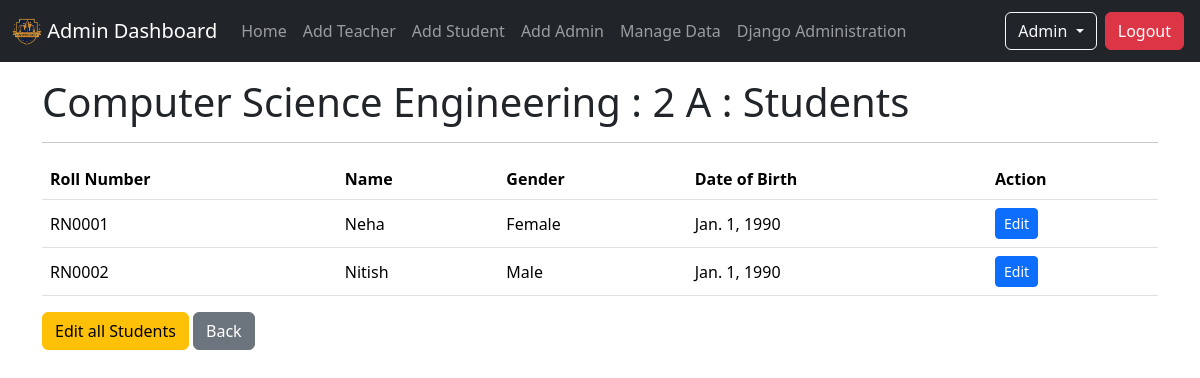
The page /admin_home/manage_data/class/detail/CSE2A (signed in) on the database its author committed.
### info/models.py (models this page shows, shortened)
class User(AbstractUser):
    is_student = models.BooleanField(default=False, verbose_name='Student Status')
    is_teacher = models.BooleanField(default=False, verbose_name='Teacher Status')
    is_hod = models.BooleanField(default=False, verbose_name='HOD Status')

class Class(models.Model):
    department = models.ForeignKey(Department, on_delete=models.CASCADE)
    id = models.CharField(max_length=50, primary_key=True)
    section = models.CharField(max_length=50)
    semester = models.IntegerField()
    class Meta:
        verbose_name_plural = 'Classes'
    def __str__(self):
        dept = Department.objects.get(name = self.department)
        return dept.name + ' : ' + str(self.semester) + ' ' + self.section

class Department(models.Model):
    id = models.CharField(max_length=50, primary_key=True)
    name = models.CharField(max_length=200)
    def __str__(self):
        return self.name

class Student(models.Model):
    user = models.OneToOneField(User, on_delete=models.CASCADE, null=True)
    class_id = models.ForeignKey(Class, on_delete=models.CASCADE, default='1')
    roll_number = models.CharField(max_length=50, primary_key=True)
    name = models.CharField(max_length=200)
    gender = models.CharField(max_length=50, choices=gender_choices, default='Male')
    date_of_birth = models.DateField(default='1990-21-10')

### info/views.py (the view)
# urls.py: path('admin_home/manage_data/class/detail/<str:pk>', views.ClassDetail.as_view(), name= 'class_detail'),
class ClassDetail(LoginRequiredMixin, DetailView):
    model = Class
    template_name = 'info/admin/class_detail.html'
    def get(self, request, *args, **kwargs):
        self.object = None
        if not request.user.is_superuser:
            return redirect('info:unauthorize_view')
        return super().get(request, *args, **kwargs)

### info/templates/info/admin/class_detail.html (shortened to what this page needs)
{% extends 'base_master.html' %}
{% block content %}
    <div class="container">
        <h1>{{class}} : Students</h1>
        <hr>
        <div class="table-responsive mt-3">
            <table class="table table-hover">
                <thead>
                    <tr>
                        <th scope="col">Roll Number</th>
                        <th scope="col">Name</th>
                        <th scope="col">Gender</th>
                        <th scope="col">Date of Birth</th>
                        <th scope="col">Action</th>
                    </tr>
                </thead>
                <tbody>
                    {% for student in class.student_set.all  %}
                    <tr>
                        <td class="align-middle">{{student.roll_number}}</td>
                        <td class="align-middle">{{student.name}}</td>
                        <td class="align-middle">{{student.gender}}</td>
                        <td class="align-middle">{{student.date_of_birth}}</td>
                        <td>
                            <a href="{% url 'info:student_update' student.roll_number %}" class="btn btn-primary btn-sm">Edit</a>
                        </td>
                    </tr>
                    {% endfor %}
                </tbody>
            </table>
        </div>
        <p>
            <a href="{% url 'info:class_student_edit' class.id %}" class="btn btn-warning">
                {% if class.student_set.all|length == 0 %}
                    Add Student
                {% else %}
                    Edit all Students
                {% endif %}
            </a>
            <a href="{% url 'info:manage_data_nav' %}" class="btn btn-secondary">Back</a>
        </p>
    </div>
{% endblock content %}

### templates/includes/navbar.html (shortened to what this page needs)
{% load static %}
<nav class="navbar navbar-expand-sm navbar-dark bg-dark" aria-label="University Navbar">
  <div class="container-fluid">
    <a class="navbar-brand" href="/">
      <img src="{% static 'info/img/univ-logo.png' %}" alt="Logo" width="30" class="d-inline-block align-text-top">
      {% if request.user.is_authenticated  %}
        {% if request.user.is_student %}
          Student Dashboard
        {% elif request.user.is_teacher %}
          Teacher Dashboard
        {% else %}
          Admin Dashboard
        {% endif %}
      {% else %}
        University
      {% endif %}
    </a>
    <div class="collapse navbar-collapse" id="navbar">
      <ul class="navbar-nav me-auto mb-2 mb-sm-0">
        {% if request.user.is_authenticated  %}
          {% if request.user.is_student %}
            <li class="nav-item">
                <a class="nav-link" href="{% url 'info:student_view' %}">Home</a>
            </li>
            <li class="nav-item">
              <a class="nav-link" href="{% url 'info:student_attendance' request.user.student.roll_number %}">Attendance</a>
            </li>
            <li class="nav-item">
              <a class="nav-link" href="{% url 'info:student_marks' request.user.student.roll_number %}">Marks</a>
            </li>
            <li class="nav-item">
              <a class="nav-link" href="{% url 'info:student_timetable' request.user.student.class_id_id %}">Timetable</a>
            </li>
          {% else %}
            <li class="nav-item">
                <a class="nav-link" href="{% url 'info:admin_view' %}">Home</a>
            </li>
            <li class="nav-item">
              <a class="nav-link" href="{% url 'info:teacher_create' %}">Add Teacher</a>
            </li>
            <li class="nav-item">
              <a class="nav-link" href="{% url 'info:student_create' %}">Add Student</a>
            </li>
            <li class="nav-item">
              <a class="nav-link" href="{% url 'info:create_admin_user' %}">Add Admin</a>
            </li>
            <li class="nav-item">
              <a class="nav-link" href="{% url 'info:manage_data_nav' %}">Manage Data</a>
            </li>
            <li class="nav-item">
              <a class="nav-link" href="/admin" target="_blank">Django Administration</a>
            </li>
          {% endif %}
        {% endif %}
      </ul>
      <ul class="navbar-nav mb-2 mb-sm-0">
        <li class="nav-item dropdown">
          {% if request.user.is_authenticated %}
            <button class="btn btn-outline-light dropdown-toggle text-capitalize" type="button" data-bs-toggle="dropdown" data-bs-auto-close="true" aria-expanded="false">
              {% if request.user.is_teacher %}
                {{request.user.teacher.name}}
              {% elif request.user.is_student %}
                {{request.user.student.name}}
              {% else %}
                {{request.user.username}}
              {% endif %}
            </button>
            <a class="btn btn-danger m-1" href="{% url 'account_logout' %}">Logout</a>
          {% else %}
            <a class="btn btn-outline-light m-1" href="{% url 'account_login' %}">Login</a>
          {% endif %}
        </li>
      </ul>
    </div>
  </div>
</nav>

### rows shown on the page
User: user.username "Admin"
Class: department+semester+section "Computer Science Engineering : 2 A"
Student: roll_number "RN0001", name "Neha", gender "Female", date_of_birth "Jan. 1, 1990"
Student: roll_number "RN0002", name "Nitish", gender "Male", date_of_birth "Jan. 1, 1990"
